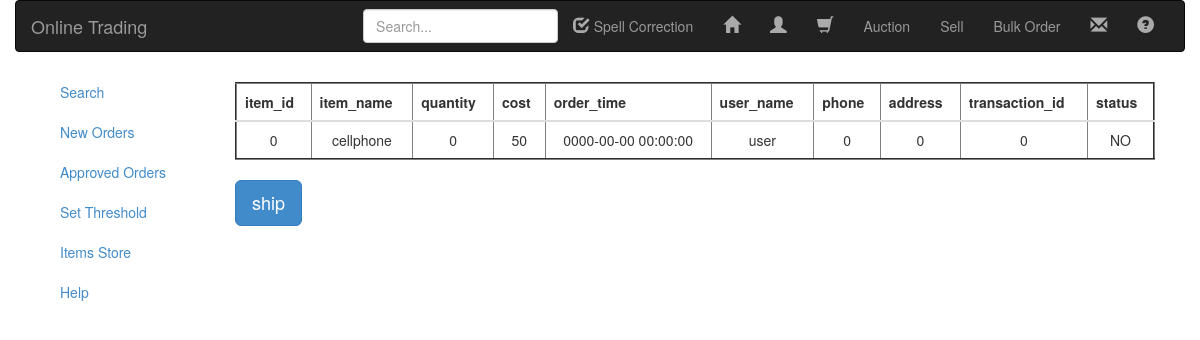
/files/new_orders.php, run on the app's committed database.
### tables this page shows
CREATE TABLE IF NOT EXISTS `bulk_order` (
  `user_nm` varchar(100) NOT NULL DEFAULT 'user',
  `qty` int(11) NOT NULL DEFAULT '0',
  `item_id` int(11) NOT NULL DEFAULT '0',
  `txn_id` int(11) NOT NULL DEFAULT '0',
  `order_id` varchar(50) NOT NULL DEFAULT '123',
  `order_time` timestamp NOT NULL DEFAULT '0000-00-00 00:00:00' ON UPDATE CURRENT_TIMESTAMP,
  `delivery_time` timestamp NULL DEFAULT '0000-00-00 00:00:00',
  `status` varchar(25) NOT NULL DEFAULT 'NO',
  `cost` int(11) NOT NULL DEFAULT '0',
  `shipping_address` varchar(500) NOT NULL DEFAULT '0',
  `mobile_no` int(10) NOT NULL DEFAULT '0',
  `item_name` varchar(256) NOT NULL DEFAULT 'item',
  `email_id` varchar(100) NOT NULL DEFAULT 'email',
  UNIQUE KEY `item_id` (`item_id`,`txn_id`,`order_id`)
);

### files/class.MySQL.php (called while the page is built, shortened)
<?php
class MySQL {
	var $result;
	var $records;
	var $arrayedResult;
	var $hostname;
	var $username;
	var $password;
	var $database;
	var $databaseLink;
	function __construct(){
		$this->database = constant("DBNAME");
		$this->username = constant("USERNAME");
		$this->password = constant("PASS");
		$this->hostname = constant("DB_HOST");
	}
	private function Connect($persistant = false){
		if($persistant){
			$this->databaseLink = mysqli_connect('p:'.$this->hostname, $this->username, $this->password);
		}else{
			$this->databaseLink = mysqli_connect($this->hostname, $this->username, $this->password);
		}
		return true;
	}
	private function UseDB(){
		if(!mysqli_select_db($this->databaseLink,$this->database)){
			$this->lastError = 'Cannot select database: ' . mysqli_error($this->databaseLink);
			return false;
		}else{
			return true;
		}
	}
	function ExecuteSQL($query){
		if($this->result 	= mysqli_query($this->databaseLink,$query)){
			$this->records 	= @mysqli_num_rows($this->result);
			if($this->records > 0){
                         return $this->arrayedResult;
                        }else{
                         return true;
                        }
		}else{
			$this->records=-1;
			$this->lastError = mysqli_error($this->databaseLink);
			return false;
		}
	}
	function Select($from, $where='', $orderBy='', $limit='',$cols='*'){
		$query = "SELECT {$cols} FROM `{$from}` WHERE ";
		if(is_array($where) && $where != ''){
			$where = $this->SecureData($where);
			foreach($where as $key=>$value){
					$query .= $key." "."'".$value."'"." ";
			}
		}else{
			$query = substr($query, 0, -6);
		}
		return $this->ExecuteSQL($query);
	}
	function ArrayResult(){
		$this->arrayedResult=array();
		$this->arrayedResult[] = mysqli_fetch_assoc($this->result) or die (mysqli_error($this->databaseLink));
		return $this->arrayedResult;
	}
	function ArrayResults(){
		if($this->records == 1){
			return $this->ArrayResult();
		}
		$this->arrayedResult = array();
		return $this->arrayedResult;
	}
}
?>

### files/new_orders.php (the view, shortened to what this page needs)
<!DOCTYPE html>
<html>
<head>
	<link rel="stylesheet" href="../css/bootstrap.css"  type="text/css"/>
	<link rel="stylesheet" type="text/css" href="../css/smoothness/jquery-ui.css">
</head>
<body>
	<div class="container-fluid">
		<div class="result" role="header">
			<?php include_once "header.php";?>
		</div>
		<div class="container-fluid">
				<div class="col-sm-3 col-md-2 sidebar">
	                <ul class="nav nav-sidebar">
		                <li class="active"><a href="#">Search</a></li>
		                <li class="active"><a href="new_orders.php">New Orders</a></li>
		                <li class="active"><a href="approved_orders.php">Approved Orders</a></li>
		                <li class="active"><a href="set_threshold.php">Set Threshold</a></li>
		                <li class="active"><a href="store.php">Items Store</a></li>
		                <li class="active"><a href="#">Help</a></li>
	                     </ul>
                </div>
		        <div class="col-md-10">
		        <?php
		        	require_once "class.MySQL.php";
                      $obmysql=new MySQL();
                       $obmysql->Select("shipment_requirements");
                       $result=$obmysql->arrayedResult;
                        $min_cost=0;
                        $min_count=0;
                        if($obmysql->records>0){
   	                                foreach($result as $result){
   	                  	                      $min_count=$result["min_items"];
   	                  	                        $min_cost=$result["min_cost"];
   	                  		                  }
   	                                $obmysql->Select("bulk_order");
   	                                $result1=$obmysql->arrayedResult;
   	                                $item_count=0;
   	                                $cost=0;
   	                                if($obmysql->records>0){
   	                                                foreach($result1 as $result1){
   	                  	                                        $item_count+=$result1["qty"];
   	                                                             $cost+=$result1["cost"];
   	                                                                    }
					                                        }
					                if($cost>=$min_cost || $item_count>=$min_count){
                                                    echo '<table border="2"  class="table" align="center">';
													echo '<thead align="centre">';
		        	                                echo '<tr>';
		        	                                echo	'<th>item_id</th>';
		        	                                echo	'<th>item_name</th>';
													echo	'<th>quantity</th>';
													echo	'<th>cost</th>';
													echo	'<th>order_time</th>';
													echo	'<th>user_name</th>';
													echo	'<th>phone</th>';
													echo	'<th>address</th>';
													echo	'<th>transaction_id</th>';
													echo	'<th>status</th>';
													echo '</tr>';
													echo '</thead>';
												   $obmysql->Select("bulk_order");
												   $result2=$obmysql->arrayedResult;
                                                   if($obmysql->records>0){
												      echo '<tbody align="center">';
   	                                                            foreach($result2 as $result2){
																			   $item_id=$result2["item_id"];
																			   $item_name=$result2["item_name"];
																			   $qty=$result2["qty"];
																			   $cost=$result2["cost"];
																			   $order_time=$result2["order_time"];
																			   $user_name=$result2["user_nm"];
																			   $phone=$result2["mobile_no"];
																			   $address=$result2["shipping_address"];
																			   $transaction_id=$result2["txn_id"];
																			   $status=$result2["status"];
																				echo '<tr>';
																				echo '<td id=$item_id >'.$item_id.'</td>';
																				echo '<td>'.$item_name.'</td>';
																				echo '<td>'.$qty.'</td>';
																				echo '<td>'.$cost.'</td>';
																				echo '<td>'.$order_time.'</td>';
																				echo '<td>'.$user_name.'</td>';
																				echo '<td>'.$phone.'</td>';
																				echo '<td>'.$address.'</td>';
																				echo '<td>'.$transaction_id.'</td>';
																				echo '<td>'.$status.'</td>';
																				echo '</tr>';
	                       		                                                         }
								                 echo '</tbody>';
														              }
											     echo '</table>';
											     ?>
												<input  class="btn btn-primary btn-lg"  align="center" type='button' value='ship' id="ship_items">
												<?php
	                                          }else{echo "No bulk_orders yet";}
									}
	                  		        	?>
	    		</div>
		</div>
	</div>
</body>
</html>

### data on the page
bulk_order: item "0", item_name "cellphone", qty "0", cost "50", order_time "0000-00-00 00:00:00", user_nm "user", mobile_no "0", shipping_address "0", txn "0", status "NO"
